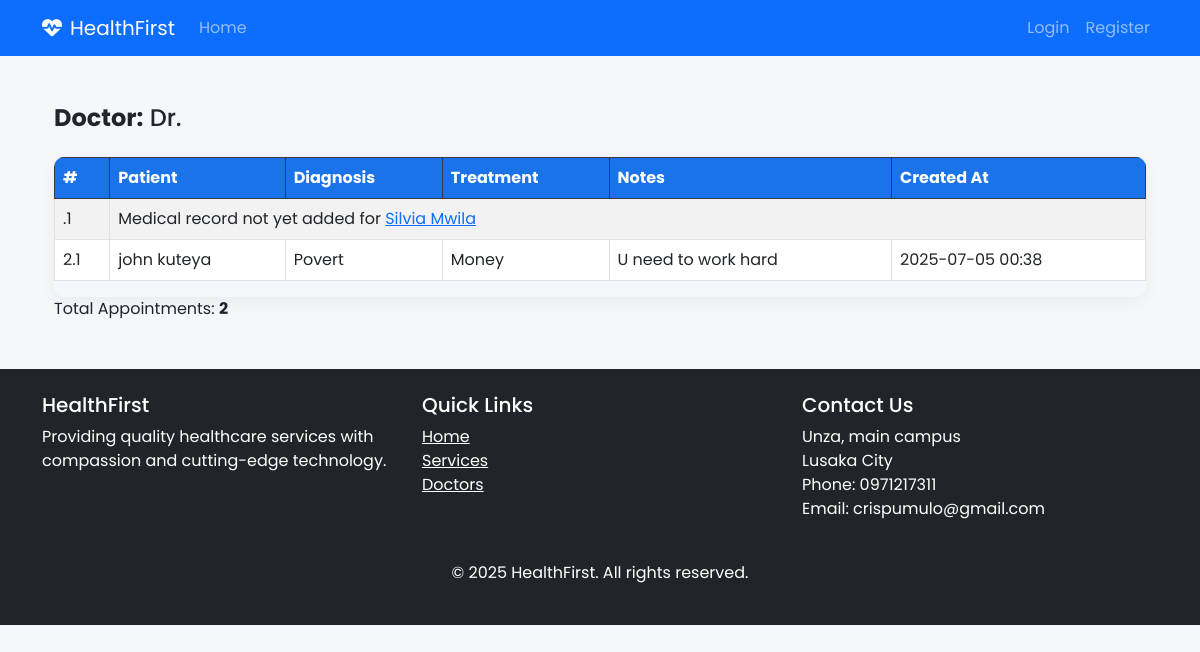
The page /appointments/medical_record_list/5/ on the database as committed earlier.
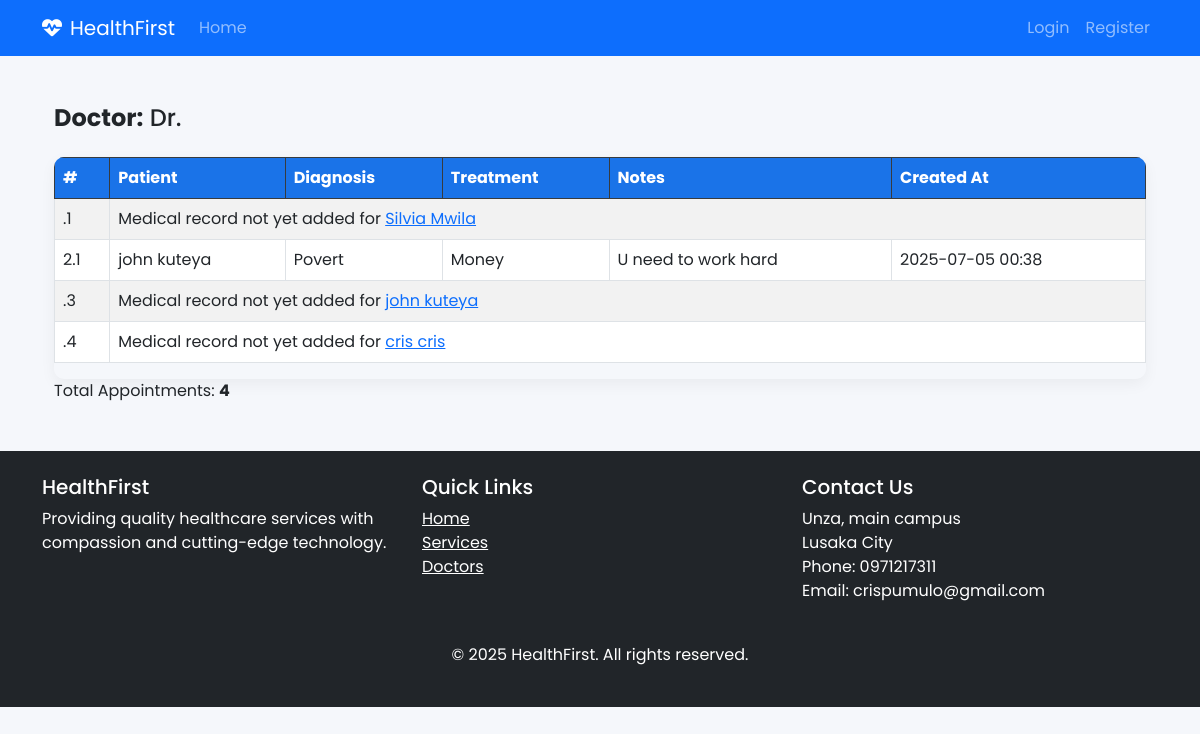
The same page on the database as committed later.
### appointments/models.py (models this page shows, shortened)
class Appointment(models.Model):
    STATUS_CHOICES = (
        ('pending', 'Pending'),
        ('confirmed', 'Confirmed'),
        ('completed', 'Completed'),
        ('cancelled', 'Cancelled'),
    )
    APPOINTMENT_TYPE_CHOICES = (
        ('in_person', 'In-Person'),
        ('telemedicine', 'Telemedicine'),
    )
    patient = models.ForeignKey(Patient, on_delete=models.CASCADE, related_name='appointments')
    doctor = models.ForeignKey(Doctor, on_delete=models.CASCADE, related_name='appointments')
    date = models.DateField()
    start_time = models.TimeField()
    end_time = models.TimeField()
    reason = models.TextField(blank=True, null=True)
    status = models.CharField(max_length=20, choices=STATUS_CHOICES, default='pending')
    appointment_type = models.CharField(max_length=20, choices=APPOINTMENT_TYPE_CHOICES, default='in_person')
    notes = models.TextField(blank=True, null=True)
    created_at = models.DateTimeField(auto_now_add=True)
    updated_at = models.DateTimeField(auto_now=True)
    class Meta:
        ordering = ['date', 'start_time']
        unique_together = ('doctor', 'date', 'start_time')

class MedicalRecord(models.Model):
    appointment = models.ForeignKey(Appointment, on_delete=models.CASCADE, related_name='medical_records')
    diagnosis = models.TextField()
    treatment = models.TextField()
    notes = models.TextField(blank=True, null=True)
    created_at = models.DateTimeField(auto_now_add=True)

### patients/models.py (models this page shows, shortened)
class Patient(models.Model):
    GENDER_CHOICES = (
        ('M', 'Male'),
        ('F', 'Female'),
        ('O', 'Other'),
    )
    BLOOD_GROUP_CHOICES = (
        ('A+', 'A+'),
        ('A-', 'A-'),
        ('B+', 'B+'),
        ('B-', 'B-'),
        ('AB+', 'AB+'),
        ('AB-', 'AB-'),
        ('O+', 'O+'),
        ('O-', 'O-'),
    )
    user = models.OneToOneField(User, on_delete=models.CASCADE, related_name='patient_profile')
    date_of_birth = models.DateField(null=True, blank=True)
    gender = models.CharField(max_length=1, choices=GENDER_CHOICES, null=True, blank=True)
    blood_group = models.CharField(max_length=5, choices=BLOOD_GROUP_CHOICES, blank=True, null=True)
    height = models.CharField(max_length=10, blank=True, null=True)
    weight = models.DecimalField(max_digits=5, decimal_places=2, blank=True, null=True)
    allergies = models.TextField(blank=True, null=True)
    medical_history = models.TextField(blank=True, null=True)
    emergency_contact = models.CharField(max_length=100, blank=True, null=True)
    emergency_phone = models.CharField(max_length=20, blank=True, null=True)
    insurance_provider = models.CharField(max_length=100, blank=True, null=True)
    insurance_number = models.CharField(max_length=50, blank=True, null=True)
    created_at = models.DateTimeField(default=timezone.now)
    def __str__(self):
        return f"{self.user.get_full_name()}"

### accounts/models.py (models this page shows, shortened)
class User(AbstractUser):
    USER_TYPE_CHOICES = (
        ('admin', 'Administrator'),
        ('doctor', 'Doctor'),
        ('staff', 'Staff'),
        ('patient', 'Patient'),
    )
    user_type = models.CharField(max_length=10, choices=USER_TYPE_CHOICES, default='staff')
    profile_picture = models.ImageField(upload_to='profile_pics/', blank=True, null=True)
    phone = models.CharField(max_length=20, blank=True, null=True)
    address = models.TextField(blank=True, null=True)

### appointments/views.py (the view)
# urls.py: path('medical_record_list/<int:pk>/', views.medical_record_list, name='record_list'),
def medical_record_list(request, pk):
    doctor = Doctor.objects.get(user_id=pk)
    appointments = Appointment.objects.filter(doctor_id=doctor.id)
    context = {
        'appointments': appointments,
    }
    return render(request, 'appointments/record_list.html', context)

### doctors/context_processors.py (called while the page is built)
def user_type(request):
    return {
        'is_patient': hasattr(request.user, 'patient_profile'),
        'is_doctor': hasattr(request.user, 'doctor_profile'),
    }

### appointments/templates/appointments/record_list.html (shortened to what this page needs)
{% extends "accounts/base.html" %}
{% block content %}
<div class="container mt-4">
    <h4><strong>Doctor:</strong> Dr. {{ user.last_name }}</h4>
    {% if appointments %}
        <div class="table-responsive mt-4">
            <table class="table table-bordered table-striped">
                <thead class="table-dark">
                    <tr>
                        <th>#</th>
                        <th>Patient</th>
                        <th>Diagnosis</th>
                        <th>Treatment</th>
                        <th>Notes</th>
                        <th>Created At</th>
                    </tr>
                </thead>
                <tbody>
                    {% for appointment in appointments %}
                        {% for record in appointment.medical_records.all %}
                            <tr>
                                <td>{{ forloop.parentloop.counter }}.{{ forloop.counter }}</td>
                                <td>{{ appointment.patient }}</td>
                                <td>{{ record.diagnosis }}</td>
                                <td>{{ record.treatment }}</td>
                                <td>{{ record.notes|default:"—" }}</td>
                                <td>{{ record.created_at|date:"Y-m-d H:i" }}</td>
                            </tr>
                        {% empty %}
                            <tr>
                                <td>{{ forloop.parentloop.counter }}.{{ forloop.counter }}</td>
                                <td colspan="6"> Medical record not yet added for <a href="{% url 'appointments:detail' appointment.pk %}">{{ appointment.patient }}</a></td>
                            </tr>
                        {% endfor %}
                    {% endfor %}
                </tbody>
            </table>
        </div>
        <p>Total Appointments: <strong>{{ appointments|length }}</strong></p>
    {% else %}
        <div class="alert alert-info mt-4">
            No medical records found.
        </div>
    {% endif %}
</div>
{% endblock %}

Rows that differ between the two databases and show on the page:
added Appointment: patient "john kuteya"
added Appointment: patient "cris cris"
Other text that changed with them:
{{ appointments|length }}: "2" → "4"
